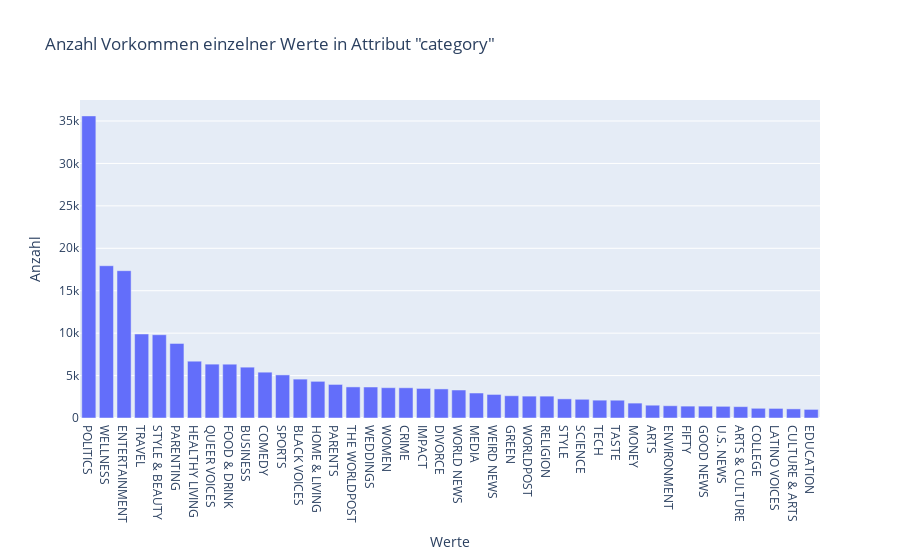

Source (notebook cell):
### Code cell
# Verschiedene Kategorien und deren Anzahl
_column_values('category')

### Figure 1 — Plotly figure (JSON) as saved in the notebook; plotly's stock layout.template omitted (floating-point values rounded to 4 significant figures)
{"data": [{"alignmentgroup": "True", "hovertemplate": "variable=category<br>Werte=%{x}<br>Anzahl=%{y}<extra></extra>", "legendgroup": "category", "marker": {"color": "#636efa", "pattern": {"shape": ""}}, "name": "category", "offsetgroup": "category", "orientation": "v", "showlegend": true, "textposition": "auto", "type": "bar", "x": ["POLITICS", "WELLNESS", "ENTERTAINMENT", "TRAVEL", "STYLE & BEAUTY", "PARENTING", "HEALTHY LIVING", "QUEER VOICES", "FOOD & DRINK", "BUSINESS", "COMEDY", "SPORTS", "BLACK VOICES", "HOME & LIVING", "PARENTS", "THE WORLDPOST", "WEDDINGS", "WOMEN", "CRIME", "IMPACT", "DIVORCE", "WORLD NEWS", "MEDIA", "WEIRD NEWS", "GREEN", "WORLDPOST", "RELIGION", "STYLE", "SCIENCE", "TECH", "TASTE", "MONEY", "ARTS", "ENVIRONMENT", "FIFTY", "GOOD NEWS", "U.S. NEWS", "ARTS & CULTURE", "COLLEGE", "LATINO VOICES", "CULTURE & ARTS", "EDUCATION"], "xaxis": "x", "y": [35602, 17945, 17362, 9900, 9814, 8791, 6694, 6347, 6340, 5992, 5400, 5077, 4583, 4320, 3955, 3664, 3653, 3572, 3562, 3484, 3426, 3299, 2944, 2777, 2622, 2579, 2577, 2254, 2206, 2104, 2096, 1756, 1509, 1444, 1401, 1398, 1377, 1339, 1144, 1130, 1074, 1014], "yaxis": "y"}], "layout": {"barmode": "relative", "legend": {"title": {"text": "variable"}, "tracegroupgap": 0}, "showlegend": false, "title": {"text": "Anzahl Vorkommen einzelner Werte in Attribut \"category\""}, "xaxis": {"anchor": "y", "domain": [0, 1], "title": {"text": "Werte"}}, "yaxis": {"anchor": "x", "domain": [0, 1], "title": {"text": "Anzahl"}}}}
